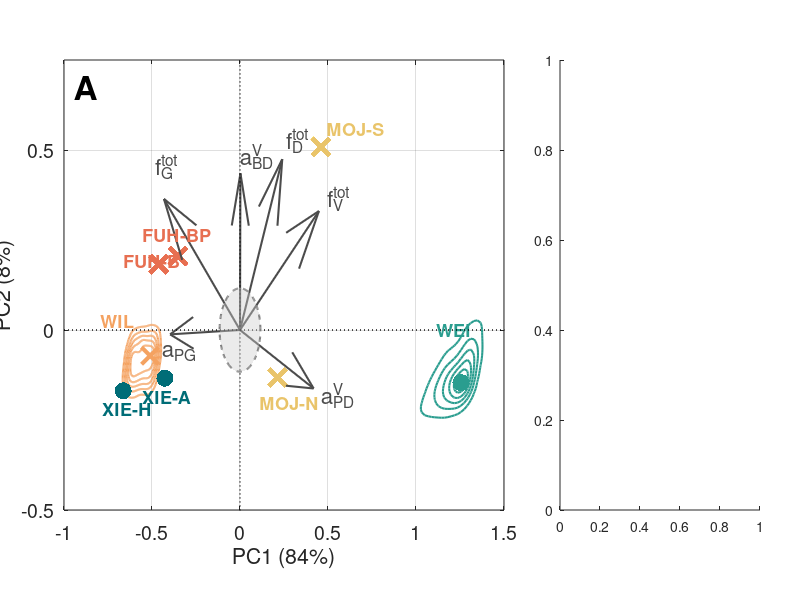

This figure's MATLAB source: (Note: this script raises an error after producing the figure.)
% script modelcomp_fig3.m
%
% Generates Fig. 3 of Pruvôt et al. (2026) using modelcomp_data.mat
% This data file is provided, or can be generated using modelcomp_data.m

%% Load data

load modelcomp_data.mat

%% Construct data matrix

% each of the 5 datasets is weighted equally
% . for datasets WIL and WEI, we take 1000 realisations
% . for datasets FUH, MOJ and XIE, we take 500 copies of each model
%   variant, so that there are also 1000 realisations in total

% X_data1 contains relevant fluxes without equal weighting
X_data1 = zeros(0,10);
for cc=1:5
    x1 = zeros(length(res(cc).flx),10);
    x1(:,1) = arrayfun(@(s) s.mat(3,3)/s.mat(1,1), res(cc).flx);    % fGtot
    x1(:,2) = arrayfun(@(s) s.mat(4,4)/s.mat(1,1), res(cc).flx);    % fDtot
    x1(:,3) = arrayfun(@(s) s.mat(5,5)/s.mat(1,1), res(cc).flx);    % fVtot
    x1(:,4) = arrayfun(@(s) -s.mat(1,3)/s.mat(1,1), res(cc).flx);   % aPG
    x1(:,5) = arrayfun(@(s) -s.mat(2,3)/s.mat(4,4), res(cc).flx);   % aBG
    x1(:,6) = arrayfun(@(s) -s.mat(1,4)/s.mat(1,1), res(cc).flx);   % aPD^0
    x1(:,7) = arrayfun(@(s) -s.mat(2,4)/s.mat(4,4), res(cc).flx);   % aBD^0
    x1(:,8) = arrayfun(@(s) -s.mat(1,5)/s.mat(1,1), res(cc).flx);   % aPD^V
    x1(:,9) = arrayfun(@(s) -s.mat(2,5)/s.mat(4,4), res(cc).flx);   % aBD^V
    x1(:,10) = arrayfun(@(s) -s.mat(3,4)/s.mat(3,3), res(cc).flx);  % aGD
    X_data1 = [X_data1; x1];
end

% X_data contains relevant fluxes with equal weighting
X_data = zeros(5000,10);
X_data(1:1000,:) = X_data1(1:1000,:);
X_data(1001:2000,:) = X_data1(1001:2000,:);
X_data(2001:3000,:) = repmat(X_data1(2001:2002,:), 500, 1);
X_data(3001:4000,:) = repmat(X_data1(2003:2004,:), 500, 1);
X_data(4001:5000,:) = repmat(X_data1(2005:2006,:), 500, 1);

rngs = [1 1000; 1001 2000; 2001 3000; 3001 4000; 4001 5000]; 

%% Construct PCA

X_mean = mean(X_data, 1);
X_ctrd = X_data - X_mean;
[U, S, V] = svd(X_ctrd, 'econ');
scores = X_ctrd * V(:, 1:2);
loadings = V(:, 1:2);

% Enforce orientation of PCA axes
% large positive PC1 should correspond to strong viral lysis of phytoplankton
if dot(scores(:,1), X_ctrd(:,8)) < 0
    V(:,1)        = -V(:,1);
    scores(:,1)   = -scores(:,1);
    loadings(:,1) = -loadings(:,1);
end
% large positive PC2 should correspond to strong viral lysis of bacteria
if dot(scores(:,2), X_ctrd(:,9)) < 0
    V(:,2)        = -V(:,2);
    scores(:,2)   = -scores(:,2);
    loadings(:,2) = -loadings(:,2);
end

% Compute graphical representation
eigvals = diag(S).^2;
explained = eigvals / sum(eigvals) * 100;
n = size(X_ctrd,1);
lambda = eigvals / (n-1);

idx = [1 2 3 4 8 9];                        % selected variables
      % 1:fGtot 2:fDtot 3:fVtot 4:aPG 8:aPD^V 9:aBD^V
not_idx = setdiff(1:size(V,1), idx);        % non-selected variables

coords = V(:,1:2) .* sqrt(lambda(1:2)');    % projections on PC1 and PC2
arrow_lengths = sqrt(sum(coords.^2, 2));
missing_lengths = arrow_lengths(not_idx);
max_missing_length = max(missing_lengths);  % longest non-selected variable


%%  Plot first subplot

cols = [244 162 97; 42 157 143; 231 111 81; 233 196 106; 0 109 119]/255;
set(gcf,'Units','centimeters')
set(gcf,'Position',[2 2 50 18])  

axes('Position',[0.08 0.15 0.55 0.75]); 
hold on

% model WIL
iModel = 1;
x = scores(rngs(iModel,1):rngs(iModel,2),1);
y = scores(rngs(iModel,1):rngs(iModel,2),2);
% determine KDE grid
xrng = [min(x) max(x)];
xrng = xrng + .2*diff(xrng)*[-1 1];
xlin = linspace(xrng(1), xrng(2), 100);
yrng = [min(y) max(y)];
yrng = yrng + .2*diff(yrng)*[-1 1];
ylin = linspace(yrng(1), yrng(2), 100);
[Xgrid, Ygrid] = meshgrid(xlin, ylin);
% compute KDE function
ww = .02;
zz = zeros(size(Xgrid));
for ctr = 1:length(x)
    zz = zz+exp(-(Xgrid-x(ctr)).^2/2/ww^2 ...
                -(Ygrid-y(ctr)).^2/2/ww^2);
end
% determine mode of KDE function
[~, idxMax] = max(zz(:));
x_mode = Xgrid(idxMax);
y_mode = Ygrid(idxMax);
% plot density lines
contour(Xgrid, Ygrid, zz, 5, ...
    'LineColor', cols(iModel,:), 'LineWidth', 1.5);
scatter(x_mode, y_mode, 150, cols(iModel,:), 'x', ...
    'LineWidth', 3, 'MarkerEdgeAlpha', 1);

% model WEI
iModel = 2;
x = scores(rngs(iModel,1):rngs(iModel,2),1);
y = scores(rngs(iModel,1):rngs(iModel,2),2);        
% determine KDE grid
xrng = [min(x) max(x)];
xrng = xrng + .2*diff(xrng)*[-1 1];
xlin = linspace(xrng(1), xrng(2), 100);
yrng = [min(y) max(y)];
yrng = yrng + .2*diff(yrng)*[-1 1];
ylin = linspace(yrng(1), yrng(2), 100);
[Xgrid, Ygrid] = meshgrid(xlin, ylin);
% compute KDE function
ww = .03;
zz = zeros(size(Xgrid));
for ctr = 1:length(x)
    zz = zz+exp(-(Xgrid-x(ctr)).^2/2/ww^2 ...
                -(Ygrid-y(ctr)).^2/2/ww^2);
end
% determine mode of KDE function
[~, idxMax] = max(zz(:));
x_mode = Xgrid(idxMax);
y_mode = Ygrid(idxMax);
% plot density lines
contour(Xgrid, Ygrid, zz, 5, ...
    'LineColor', cols(iModel,:), 'LineWidth', 1.5);
scatter(x_mode, y_mode, 150, cols(iModel,:), 'filled');

% model FUH
iModel = 3;
x = scores(rngs(iModel,1):rngs(iModel,2),1);
y = scores(rngs(iModel,1):rngs(iModel,2),2);
scatter(x, y, 150, cols(iModel,:), 'x', ...
    'MarkerEdgeColor', cols(iModel,:), ...
    'MarkerFaceAlpha', 0.1, 'LineWidth', 3);

% mode MOJ
iModel = 4;
x = scores(rngs(iModel,1):rngs(iModel,2),1);
y = scores(rngs(iModel,1):rngs(iModel,2),2);
scatter(x, y, 150, cols(iModel,:), 'x', ...
    'MarkerEdgeColor', cols(iModel,:), ...
    'MarkerFaceAlpha', 0.1, 'LineWidth', 3);

% model XIE
iModel = 5;
x = scores(rngs(iModel,1):rngs(iModel,2),1);
y = scores(rngs(iModel,1):rngs(iModel,2),2);
scatter(x, y, 150, cols(iModel,:), 'filled');

% variables: arrows and labels
labs = {'f^{tot}_G','f^{tot}_D','f^{tot}_V', ...
    'a_{PG}','a_{BG}', 'a^{0}_{PD}','a^{0}_{BD}', ...
    'a^{V}_{PD}','a^{V}_{BD}', 'a_{GD}'};
for i = idx
    quiver(0, 0, loadings(i,1), loadings(i,2), ...
        'Color',[.3 .3 .3], 'LineWidth',1.5);
    if i == 1
        text(loadings(i,1), loadings(i,2)+0.05, labs{i}, ...
            'Color',[.3 .3 .3], 'FontSize',16);
    elseif i == 4
        text(loadings(i,1), loadings(i,2)-0.05, labs{i}, ...
            'Color',[.3 .3 .3], 'FontSize',16);
    elseif i == 7
        text(loadings(i,1), loadings(i,2)-0.05, labs{i}, ...
            'Color',[.3 .3 .3], 'FontSize',16);
    else
        text(loadings(i,1), loadings(i,2), labs{i}, ...
            'Color',[.3 .3 .3], 'FontSize',16);
    end
end

% model labels
% model WIL
text(scores(rngs(1,1),1)-0.2, scores(rngs(1,1),2)+0.07, 'WIL', ...
    'Color', cols(1,:), 'FontSize', 13, 'FontWeight', 'bold');
% model WEI
text(scores(rngs(2,1),1)-0.1, scores(rngs(2,1),2)+0.14, 'WEI', ...
    'Color', cols(2,:), 'FontSize', 13, 'FontWeight', 'bold');
% model FUH
text(scores(rngs(3,1),1)-0.2, scores(rngs(3,1),2)+0.01, 'FUH-B', ...
    'Color', cols(3,:), 'FontSize', 13, 'FontWeight', 'bold');
text(scores(rngs(3,2),1)-0.2, scores(rngs(3,2),2)+0.06, 'FUH-BP', ...
    'Color', cols(3,:), 'FontSize', 13, 'FontWeight', 'bold');
% model MOJ
text(scores(rngs(4,1),1)+0.03, scores(rngs(4,1),2)+0.05, 'MOJ-S', ...
    'Color', cols(4,:), 'FontSize', 13, 'FontWeight', 'bold');
text(scores(rngs(4,2),1)-0.1, scores(rngs(4,2),2)-0.07, 'MOJ-N', ...
    'Color', cols(4,:), 'FontSize', 13, 'FontWeight', 'bold');
% model XIE
text(scores(rngs(5,1),1)-0.12, scores(rngs(5,1),2)-0.05, 'XIE-H', ...
    'Color', cols(5,:), 'FontSize', 13, 'FontWeight', 'bold');
text(scores(rngs(5,2),1)-0.13, scores(rngs(5,2),2)-0.05, 'XIE-A', ...
    'Color', cols(5,:), 'FontSize', 13, 'FontWeight', 'bold');

% plot axes
plot([-1 2],[0 0], ':', 'Color','k', 'LineWidth', 1)
plot([0 0],[-1 1], ':', 'Color','k', 'LineWidth', 1)

% plot circle of non-selected variables
theta = linspace(0, 2*pi, 200);
r = max_missing_length;  % radius = longest arrow length
x_circ = r * cos(theta);
y_circ = r * sin(theta);
fill(r * cos(theta), r * sin(theta), [0.8 0.8 0.8], ...
        'FaceAlpha', 0.4, 'EdgeColor', 'none');
plot(x_circ, y_circ, '--', 'Color', [0.5 0.5 0.5], 'LineWidth', 1.5);

xlim([-1 1.5])
ylim([-0.5 0.75])
xticks(-1:0.5:1.5)
yticks(-1.5:0.5:1.5)

xlabel(sprintf('PC1 (%.0f%%)', explained(1)));
ylabel(sprintf('PC2 (%.0f%%)', explained(2)));
set(gca,'Box','on','XGrid','on','YGrid','on','FontSize',14)

text(0.025,0.94,'A','Units','normalized', ...
    'FontSize',24,'FontWeight','bold')

%% Plot second subplot

% extract viral lysis fluxes
lysis_flx = 100*X_data1(:,3);

axes('Position',[0.70 0.15 0.25 0.75]);  
hold on

% model WIL
m=1; x=2;
data = lysis_flx(1:1000);
[f, xi] = ksdensity(data);
f = f / max(f) * 0.4;
fill([x - f, fliplr(x + f)], [xi, fliplr(xi)], cols(m,:), 'FaceAlpha',0.5,'EdgeColor','none');
% find mode for 1D KDE
[~, idxMax] = max(f);
mode_y = xi(idxMax);
if m==1
    scatter(x, mode_y, 150, cols(m,:), 'x', 'LineWidth', 3, 'MarkerEdgeAlpha', 1);
elseif m==2
    scatter(x, mode_y, 150, cols(m,:), 'filled');
end

% model WEI
m=2; x=5;
data = lysis_flx(1001:2000);
[f, xi] = ksdensity(data);
f = f / max(f) * 0.4;
fill([x - f, fliplr(x + f)], [xi, fliplr(xi)], cols(m,:), 'FaceAlpha',0.5,'EdgeColor','none');
% find mode for 1D KDE
[~, idxMax] = max(f);
mode_y = xi(idxMax);
if m==1
    scatter(x, mode_y, 150, cols(m,:), 'x', 'LineWidth', 3, 'MarkerEdgeAlpha', 1);
elseif m==2
    scatter(x, mode_y, 150, cols(m,:), 'filled');
end

% model FUH
m=3; x=3;
scatter(x,lysis_flx(2001),150,'x','LineWidth',3, ...
    'MarkerEdgeColor',cols(3,:),'MarkerFaceAlpha',0.1);
scatter(x,lysis_flx(2002),150,'x','LineWidth',3, ...
    'MarkerEdgeColor',cols(3,:),'MarkerFaceAlpha',0.1);

% model MOJ
m=4; x=4;
scatter(x,lysis_flx(2003),150,'x','LineWidth',3, ...
    'MarkerEdgeColor',cols(4,:),'MarkerFaceAlpha',0.1);
scatter(x,lysis_flx(2004),150,'x','LineWidth',3, ...
    'MarkerEdgeColor',cols(4,:),'MarkerFaceAlpha',0.1);

% model XIE
m=5; x=1;
scatter(x,lysis_flx(2005),150,cols(5,:),'filled');
scatter(x,lysis_flx(2006),150,cols(5,:),'filled');

% model labels
text(1-0.3, lysis_flx(2005)+9, 'XIE-H', 'Color', cols(5,:), ...
    'FontSize', 13, 'FontWeight', 'bold')
text(1-0.3, lysis_flx(2006)+5, 'XIE-A', 'Color', cols(5,:), ...
    'FontSize', 13, 'FontWeight', 'bold')
text(3-0.3, lysis_flx(2001)-5, 'FUH-B', 'Color', cols(3,:), ...
    'FontSize', 13, 'FontWeight', 'bold')
text(3-0.3, lysis_flx(2002)+5, 'FUH-BP', 'Color', cols(3,:), ...
    'FontSize', 13, 'FontWeight', 'bold')
text(4-0.3, lysis_flx(2003)+5, 'MOJ-S', 'Color', cols(4,:), ...
    'FontSize', 13, 'FontWeight', 'bold')
text(4-0.3, lysis_flx(2004)+5, 'MOJ-N', 'Color', cols(4,:), ...
    'FontSize', 13, 'FontWeight', 'bold')

xticks(1:5)
xticklabels({'XIE','WIL','FUH','MOJ','WEI'})
xlim([0.5 5.5])
ylim([0 125])

ylabel('Lysis percentage $\mathcal{L}^{\mathrm{flux}}$', ...
    'Interpreter','latex','fontsize',18)
set(gca,'FontSize',14,'Box','on','XGrid','on','YGrid','on')

text(0.05, 0.94, 'B', 'Units','normalized', ...
    'FontSize', 24, 'FontWeight','bold')
